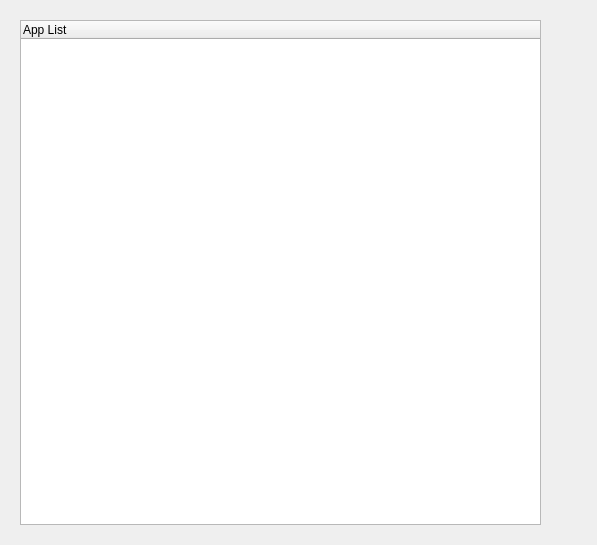
<?xml version="1.0" encoding="UTF-8"?>
<ui version="4.0">
 <class>TeleopAppWidget</class>
 <widget class="QWidget" name="TeleopAppWidget">
  <property name="enabled">
   <bool>true</bool>
  </property>
  <property name="geometry">
   <rect>
    <x>0</x>
    <y>0</y>
    <width>597</width>
    <height>545</height>
   </rect>
  </property>
  <property name="sizePolicy">
   <sizepolicy hsizetype="Preferred" vsizetype="Preferred">
    <horstretch>0</horstretch>
    <verstretch>0</verstretch>
   </sizepolicy>
  </property>
  <property name="windowTitle">
   <string>Teleop Application</string>
  </property>
  <layout class="QGridLayout" name="gridLayout">
   <item row="0" column="2">
    <layout class="QHBoxLayout" name="horizontalLayout">
     <item>
      <layout class="QVBoxLayout" name="verticalLayout">
       <property name="margin">
        <number>9</number>
       </property>
       <item>
        <layout class="QGridLayout" name="gridLayout_2" rowstretch="0" columnstretch="0">
         <property name="margin">
          <number>9</number>
         </property>
         <property name="spacing">
          <number>9</number>
         </property>
        </layout>
       </item>
      </layout>
     </item>
    </layout>
   </item>
   <item row="0" column="0">
    <layout class="QVBoxLayout" name="verticalLayout_3">
     <property name="margin">
      <number>9</number>
     </property>
     <item>
      <widget class="QTreeWidget" name="app_tree_widget">
       <property name="sizePolicy">
        <sizepolicy hsizetype="Preferred" vsizetype="Expanding">
         <horstretch>0</horstretch>
         <verstretch>0</verstretch>
        </sizepolicy>
       </property>
       <column>
        <property name="text">
         <string>App List</string>
        </property>
        <property name="background">
         <color>
          <red>255</red>
          <green>0</green>
          <blue>0</blue>
         </color>
        </property>
       </column>
      </widget>
     </item>
    </layout>
   </item>
  </layout>
 </widget>
 <resources/>
 <connections/>
</ui>
